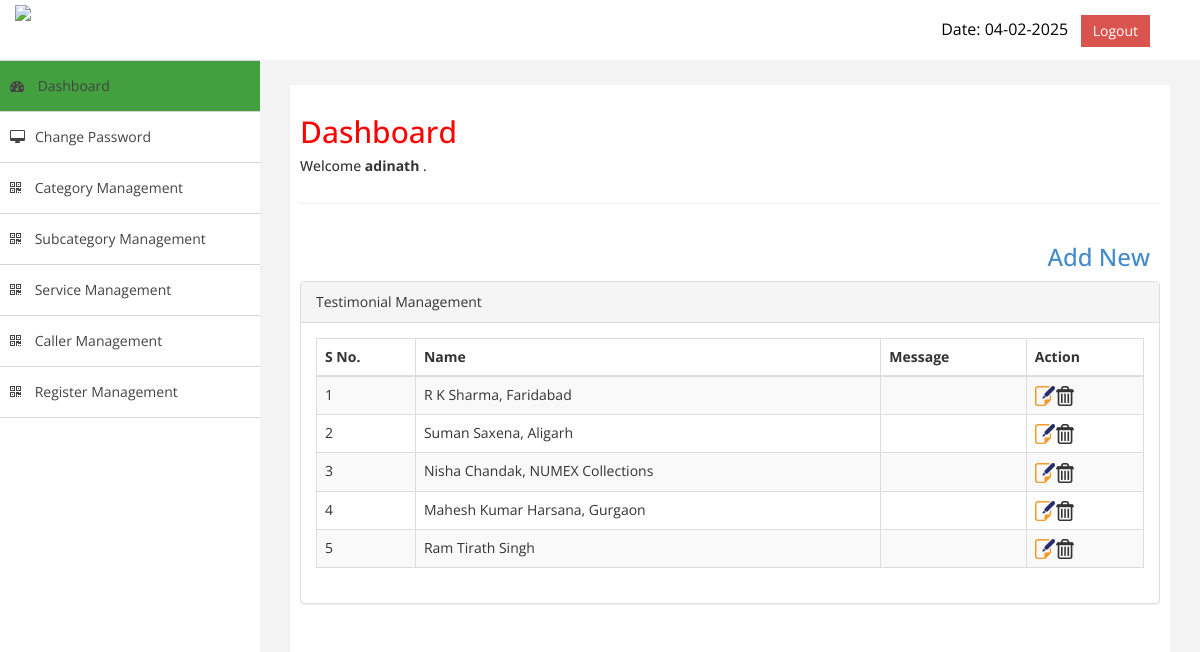
Page /secure_panel_adinath/testimonial-mgmt.php (signed in) on the committed database.
### tables this page shows
CREATE TABLE `testimonial` (
  `id` int(11) NOT NULL,
  `photo` varchar(255) NOT NULL,
  `name` varchar(100) NOT NULL,
  `post` varchar(100) NOT NULL,
  `star` int(11) NOT NULL,
  `message` text NOT NULL
);

### secure_panel_adinath/com/sqlConnection.php (called while the page is built, shortened)
<?php
  class sqlConnection {
	  private $conn;
	  public function __construct(){
	  $this->host = "localhost";
		  $this->user = "root";
		  $this->pass = '$lRP$~gH+~F4';
		  $this->database = "tenac4dh_adinath";
		 $conn=$this->conn = mysqli_connect( $this->host,$this->user,$this->pass,$this->database) or die( "<center><span style='color:red; !!!</span></center>" );
	  }
	  public function fireQuery( $qry ) {
		  if( !empty( $qry ) ) {
			  $this->query = mysqli_query($this->conn, $qry );
			  return $this->query;
		  }
		  else {
			  die( "<center><span style='color:red; font-weight:bold'>Database Table Error !!!</span></center>" );
		  }
	  }
	  public function fetchAssoc( $param ){
			  if(!empty( $param ) ){
				  if( mysqli_num_rows( $param ) > 0 ) {
					  while( $rs = mysqli_fetch_assoc( $param ) ) {
					  $arr[] = $rs;
					  }
				  return $arr;
			  } else {
				 return NULL;
			  }
		  }
	  }
  }
?>

### secure_panel_adinath/com/functions.php (called while the page is built, shortened)
<?php
	function siteEncrypt( $txt ){
		return base64_encode( trim( $txt ) );
	}
?>

### secure_panel_adinath/testimonial-mgmt.php (the view, shortened to what this page needs)
<?php include_once 'inc/header.php';
include_once("inc/checksession.inc.php");include_once("com/Testimonial.php");
?> <div class="quick" style=""><a href="add-edit-testimonial.php?action=add"  style="float:right; padding-right:10px;"><h3>Add New</h3></a></div>
            <div class="row">
                <div class="col-md-12">
                    <div class="panel panel-default">
                        <div class="panel-heading">
                             Testimonial Management                           </div>
                        <div class="panel-body">
                            <div class="table-responsive">
                                <table class="table table-striped table-bordered table-hover" id="dataTables-example">
                                    <thead>
                                        <tr>
                                            <th>S No.</th>
                                            <th>Name</th>
                                            <th>Message</th>
                                            <th>Action</th>
                                        </tr>
                                    </thead>
                                    <tbody>
                                        <?php
            $select = $db->fetchAssoc($db->fireQuery("select * from `testimonial`"));
            for($i=0;$i<count($select);$i++) {
	    ?>
                                        <tr class="odd gradeX">
                                            <td><?php echo $i+1;?></td>
											 <td class="center"><?php echo $select[$i]['name']?></td>
											 <td class="center"><?php echo $select[$i]['msg']?></td>
                                            <td class="center"><a href="add-edit-testimonial.php?action=edit&&id=<?php echo siteEncrypt($select[$i]["id"]);?>" style="background-image: none;float: left;"><img src="images/edit_icon.png" alt="Edit" title="Edit" /></a>
                  <?php if($_SESSION['admin-type']!='Editor'){?> <a href="testimonial-mgmt.php?action=delete&&id=<?php echo siteEncrypt($select[$i]["id"]);?>"  style="background-image: none;float: left;"><img src="images/delete_icon.png" alt="Edit" title="Edit" /></a> <?php } ?>  </td>
                                        </tr><?php } ?>
                                         </tbody>
                                </table>
                            </div>
                        </div>
                    </div>
                </div>
            </div>
        </div>
    </div>
            </div>
</body>
</html>

### secure_panel_adinath/assets/css/custom.css (style rules this page uses)
body { font-family: 'Open Sans', sans-serif; }

### rows in the picture
testimonial: name "R K Sharma, Faridabad"
testimonial: name "Suman Saxena, Aligarh"
testimonial: name "Nisha Chandak, NUMEX Collections"
testimonial: name "Mahesh Kumar Harsana, Gurgaon"
testimonial: name "Ram Tirath Singh"

### other values in the picture
$_SESSION['username'] "adinath"
